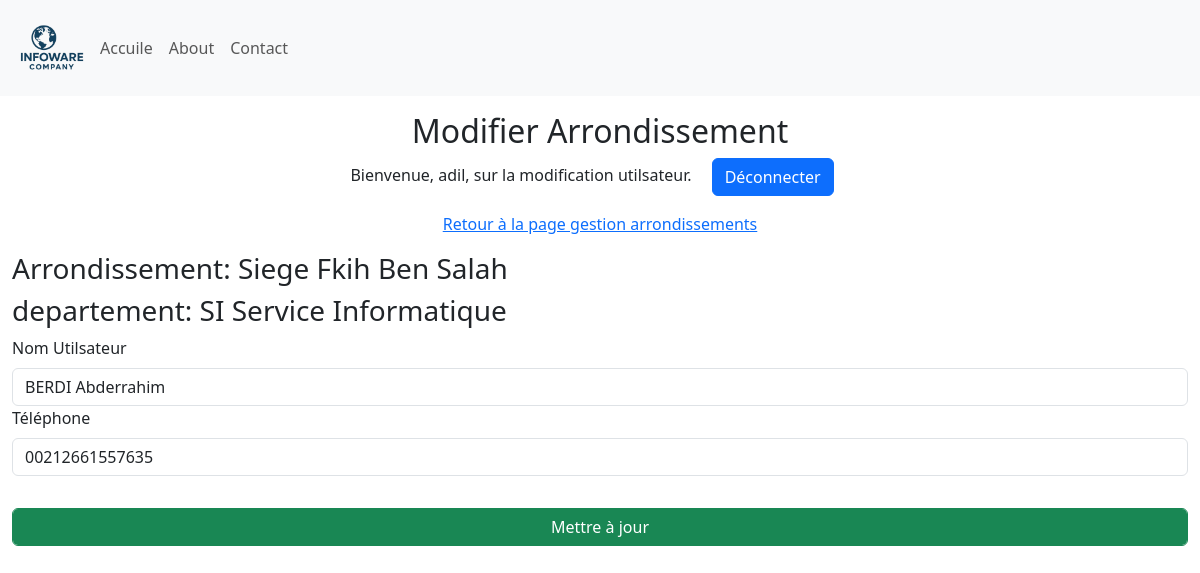
The page /update_Utilisateur/1 (signed in) on the database its author committed.
### Site/models.py (models this page shows, shortened)
class Arondissement(db.Model):
    id = db.Column(db.Integer, primary_key=True)
    arondissement = db.Column(db.String(25), unique=True, nullable=False)
    departement = db.relationship('Departement', backref='Departement', lazy=True)

class Departement(db.Model):
    id = db.Column(db.Integer, primary_key=True)
    departement = db.Column(db.String(25), unique=True, nullable=False)
    arondissement = db.Column(db.Integer, db.ForeignKey('arondissement.id'), nullable=False)

class Utilisateur(db.Model):
    id = db.Column(db.Integer, primary_key=True)
    nomUtilisateur = db.Column(db.String(50), unique=True, nullable=False)
    Telephone = db.Column(db.String(20), nullable=True)
    departement = db.Column(db.Integer, db.ForeignKey('departement.id'), nullable=False)

### Site/dashbord/utilisateur.py (the view, shortened to what this page needs)
@utilisateur.route('/update_Utilisateur/<int:id>', methods=['GET', 'POST'])
def update_Utilisateur(id):
    if 'user' not in session:
        return redirect(url_for('admin.admin'))
    utilisateur = Utilisateur.query.get(id)
    departement = Departement.query.get(utilisateur.departement)
    arrondissement = Arondissement.query.get(departement.arondissement)
    return render_template('update_utilisateur.html', name=session['user'], utilisateur=utilisateur, arrondissement=arrondissement, departement=departement)

### Site/templates/update_utilisateur.html (shortened to what this page needs)
{% extends 'base.html' %}
{% block body %}
<div class="container-fluid">
    <div class="row">
        <div class="col-12  my-3">
            <div class="text-center">
                <h2>Modifier Arrondissement</h2>
                <p>Bienvenue, {{ name }}, sur la modification utilsateur. <a class="mx-3 btn btn-primary" href="{{ url_for('admin.logout') }}"">Déconnecter</a></p>
                <p><a href="{{ url_for('arrondissement.manage_Arrondissements') }}">Retour à la page gestion arrondissements</a> </p>
            </div>
           <form method="POST">
                <div class="mb-3">
                    <h3>Arrondissement: {{ arrondissement.arondissement }}</h3>
                    <h3>departement: {{ departement.departement }}</h3>
                    <label for="utilsateurName" class="form-label">Nom Utilsateur</label>
                    <input type="text" class="form-control" id="utilsateurName" name="utilsateurName" value="{{ utilisateur.nomUtilisateur }}" required>
                    <label for="telephone" class="form-label">Téléphone</label>
                    <input type="text" class="form-control" id="telephone" name="telephone" value="{{ utilisateur.Telephone }}">
                </div>
                <div class="mb-3">
                    <input type="submit" class="form-control btn btn-success mt-3" value="Mettre à jour">
                </div>
            </form>
        </div>
    </div>
</div>
{% endblock %}

### Site/static/style.css (style rules this page uses)
* { margin: 0; padding: 0; box-sizing: border-box; }
:root { --primary-color: #0056b3; --secondary-color: #f8f9fa; --text-color: #333; --highlight-color: #007bff; }
body { font-family: 'Segoe UI', Tahoma, Geneva, Verdana, sans-serif; }

### rows shown on the page
Arondissement: arondissement "Siege Fkih Ben Salah"
Departement: departement "SI Service Informatique"
Utilisateur: utilsateurName "BERDI Abderrahim", telephone "00212661557635"

### other values the page prints
{{ name }} "adil"
